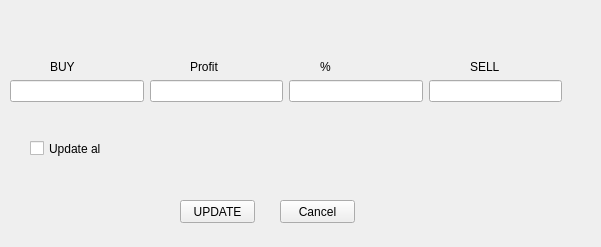
<?xml version="1.0" encoding="UTF-8"?>
<ui version="4.0">
 <class>price_update</class>
 <widget class="QDialog" name="price_update">
  <property name="geometry">
   <rect>
    <x>0</x>
    <y>0</y>
    <width>601</width>
    <height>247</height>
   </rect>
  </property>
  <property name="windowTitle">
   <string>Dialog</string>
  </property>
  <widget class="QLabel" name="label">
   <property name="geometry">
    <rect>
     <x>50</x>
     <y>60</y>
     <width>47</width>
     <height>13</height>
    </rect>
   </property>
   <property name="text">
    <string>BUY</string>
   </property>
  </widget>
  <widget class="QLabel" name="label_2">
   <property name="geometry">
    <rect>
     <x>190</x>
     <y>60</y>
     <width>47</width>
     <height>13</height>
    </rect>
   </property>
   <property name="text">
    <string>Profit</string>
   </property>
  </widget>
  <widget class="QLabel" name="label_3">
   <property name="geometry">
    <rect>
     <x>320</x>
     <y>60</y>
     <width>47</width>
     <height>13</height>
    </rect>
   </property>
   <property name="text">
    <string>%</string>
   </property>
  </widget>
  <widget class="QLabel" name="label_4">
   <property name="geometry">
    <rect>
     <x>470</x>
     <y>60</y>
     <width>47</width>
     <height>13</height>
    </rect>
   </property>
   <property name="text">
    <string>SELL</string>
   </property>
  </widget>
  <widget class="QCheckBox" name="checkBox">
   <property name="geometry">
    <rect>
     <x>30</x>
     <y>140</y>
     <width>71</width>
     <height>17</height>
    </rect>
   </property>
   <property name="text">
    <string>Update all</string>
   </property>
  </widget>
  <widget class="QWidget" name="layoutWidget">
   <property name="geometry">
    <rect>
     <x>10</x>
     <y>80</y>
     <width>552</width>
     <height>22</height>
    </rect>
   </property>
   <layout class="QHBoxLayout" name="horizontalLayout">
    <item>
     <widget class="QLineEdit" name="buy_price"/>
    </item>
    <item>
     <widget class="QLineEdit" name="profit"/>
    </item>
    <item>
     <widget class="QLineEdit" name="profit_perc"/>
    </item>
    <item>
     <widget class="QLineEdit" name="sell_price"/>
    </item>
   </layout>
  </widget>
  <widget class="QPushButton" name="pushButton">
   <property name="geometry">
    <rect>
     <x>180</x>
     <y>200</y>
     <width>75</width>
     <height>23</height>
    </rect>
   </property>
   <property name="text">
    <string>UPDATE</string>
   </property>
   <property name="autoDefault">
    <bool>false</bool>
   </property>
  </widget>
  <widget class="QPushButton" name="pushButton_2">
   <property name="geometry">
    <rect>
     <x>280</x>
     <y>200</y>
     <width>75</width>
     <height>23</height>
    </rect>
   </property>
   <property name="text">
    <string>Cancel</string>
   </property>
   <property name="autoDefault">
    <bool>false</bool>
   </property>
  </widget>
 </widget>
 <resources/>
 <connections/>
</ui>
